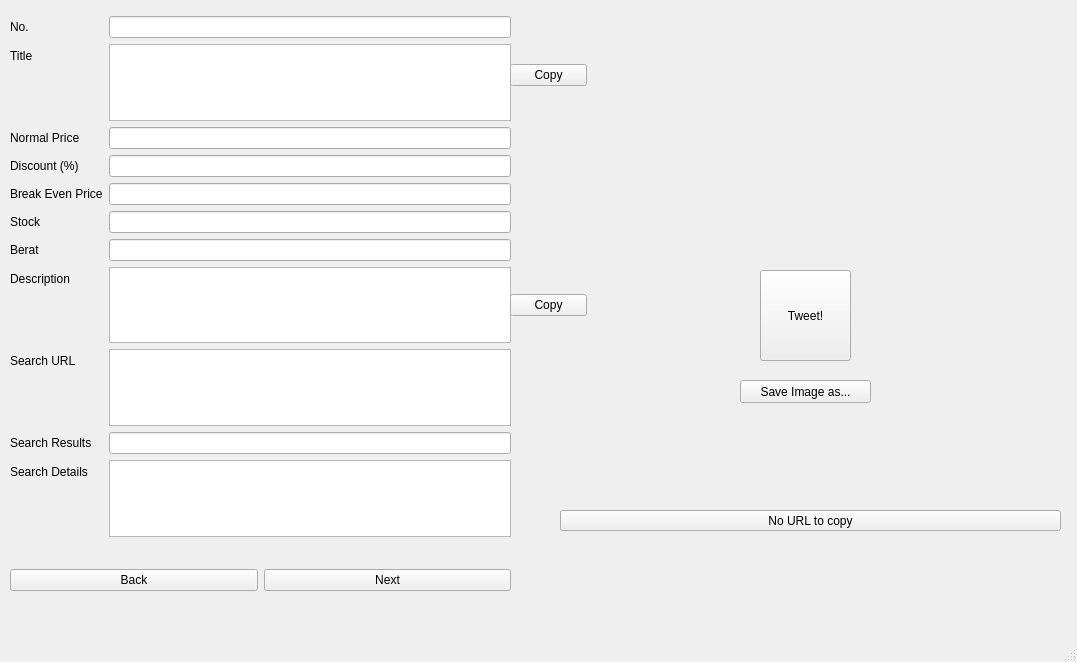
<?xml version="1.0" encoding="UTF-8"?>
<ui version="4.0">
 <class>MainWindow</class>
 <widget class="QMainWindow" name="MainWindow">
  <property name="geometry">
   <rect>
    <x>0</x>
    <y>0</y>
    <width>1077</width>
    <height>662</height>
   </rect>
  </property>
  <property name="windowTitle">
   <string>Price Comparator by Donny Marthen Sitompul</string>
  </property>
  <widget class="QWidget" name="centralwidget">
   <widget class="QWidget" name="formLayoutWidget">
    <property name="geometry">
     <rect>
      <x>10</x>
      <y>16</y>
      <width>501</width>
      <height>521</height>
     </rect>
    </property>
    <layout class="QFormLayout" name="formLayout">
     <item row="0" column="0">
      <widget class="QLabel" name="label">
       <property name="text">
        <string>No.</string>
       </property>
      </widget>
     </item>
     <item row="0" column="1">
      <widget class="QLineEdit" name="nomorLE"/>
     </item>
     <item row="1" column="0">
      <widget class="QLabel" name="label_2">
       <property name="text">
        <string>Title</string>
       </property>
      </widget>
     </item>
     <item row="2" column="0">
      <widget class="QLabel" name="label_3">
       <property name="text">
        <string>Normal Price</string>
       </property>
      </widget>
     </item>
     <item row="2" column="1">
      <widget class="QLineEdit" name="normalPriceLE"/>
     </item>
     <item row="4" column="0">
      <widget class="QLabel" name="label_4">
       <property name="text">
        <string>Discount (%)</string>
       </property>
      </widget>
     </item>
     <item row="4" column="1">
      <widget class="QLineEdit" name="discLE"/>
     </item>
     <item row="5" column="0">
      <widget class="QLabel" name="label_5">
       <property name="text">
        <string>Break Even Price</string>
       </property>
      </widget>
     </item>
     <item row="5" column="1">
      <widget class="QLineEdit" name="bepLE"/>
     </item>
     <item row="7" column="0">
      <widget class="QLabel" name="label_6">
       <property name="text">
        <string>Stock</string>
       </property>
      </widget>
     </item>
     <item row="7" column="1">
      <widget class="QLineEdit" name="stockLE"/>
     </item>
     <item row="8" column="0">
      <widget class="QLabel" name="label_11">
       <property name="text">
        <string>Berat</string>
       </property>
      </widget>
     </item>
     <item row="8" column="1">
      <widget class="QLineEdit" name="beratLE"/>
     </item>
     <item row="9" column="0">
      <widget class="QLabel" name="label_7">
       <property name="text">
        <string>Description</string>
       </property>
      </widget>
     </item>
     <item row="9" column="1">
      <widget class="QTextEdit" name="descTE"/>
     </item>
     <item row="10" column="0">
      <widget class="QLabel" name="label_8">
       <property name="text">
        <string>Search URL</string>
       </property>
      </widget>
     </item>
     <item row="10" column="1">
      <widget class="QTextEdit" name="searchURLTE"/>
     </item>
     <item row="11" column="0">
      <widget class="QLabel" name="label_9">
       <property name="text">
        <string>Search Results</string>
       </property>
      </widget>
     </item>
     <item row="11" column="1">
      <widget class="QLineEdit" name="searchResultsLE"/>
     </item>
     <item row="12" column="0">
      <widget class="QLabel" name="label_10">
       <property name="text">
        <string>Search Details</string>
       </property>
      </widget>
     </item>
     <item row="12" column="1">
      <widget class="QTextEdit" name="searchDetailsTE"/>
     </item>
     <item row="1" column="1">
      <widget class="QTextEdit" name="titleTE"/>
     </item>
    </layout>
   </widget>
   <widget class="QWidget" name="horizontalLayoutWidget">
    <property name="geometry">
     <rect>
      <x>10</x>
      <y>540</y>
      <width>501</width>
      <height>80</height>
     </rect>
    </property>
    <layout class="QHBoxLayout" name="horizontalLayout_2">
     <item>
      <widget class="QPushButton" name="backBtn">
       <property name="text">
        <string>Back</string>
       </property>
      </widget>
     </item>
     <item>
      <widget class="QPushButton" name="nextBtn">
       <property name="text">
        <string>Next</string>
       </property>
      </widget>
     </item>
    </layout>
   </widget>
   <widget class="QLabel" name="imgLabel">
    <property name="geometry">
     <rect>
      <x>576</x>
      <y>12</y>
      <width>551</width>
      <height>511</height>
     </rect>
    </property>
    <property name="text">
     <string/>
    </property>
   </widget>
   <widget class="QPushButton" name="saveImageBtn">
    <property name="geometry">
     <rect>
      <x>740</x>
      <y>380</y>
      <width>131</width>
      <height>23</height>
     </rect>
    </property>
    <property name="text">
     <string>Save Image as...</string>
    </property>
   </widget>
   <widget class="QPushButton" name="copyLibrariURLBtn">
    <property name="geometry">
     <rect>
      <x>560</x>
      <y>510</y>
      <width>501</width>
      <height>21</height>
     </rect>
    </property>
    <property name="text">
     <string>No URL to copy</string>
    </property>
   </widget>
   <widget class="QPushButton" name="tweetBtn">
    <property name="geometry">
     <rect>
      <x>760</x>
      <y>270</y>
      <width>91</width>
      <height>91</height>
     </rect>
    </property>
    <property name="text">
     <string>Tweet!</string>
    </property>
    <property name="icon">
     <iconset>
      <normaloff>../sellermizanmucom/4cc23e28035d3bef286c29139319c044--twitter-icon-icons.jpg</normaloff>../sellermizanmucom/4cc23e28035d3bef286c29139319c044--twitter-icon-icons.jpg</iconset>
    </property>
   </widget>
   <widget class="QWidget" name="verticalLayoutWidget">
    <property name="geometry">
     <rect>
      <x>510</x>
      <y>40</y>
      <width>77</width>
      <height>71</height>
     </rect>
    </property>
    <layout class="QVBoxLayout" name="verticalLayout">
     <item>
      <widget class="QPushButton" name="copyTitleBtn">
       <property name="text">
        <string>Copy</string>
       </property>
      </widget>
     </item>
    </layout>
   </widget>
   <widget class="QWidget" name="verticalLayoutWidget_2">
    <property name="geometry">
     <rect>
      <x>510</x>
      <y>270</y>
      <width>77</width>
      <height>71</height>
     </rect>
    </property>
    <layout class="QVBoxLayout" name="verticalLayout_2">
     <item>
      <widget class="QPushButton" name="copyDescBtn">
       <property name="text">
        <string>Copy</string>
       </property>
      </widget>
     </item>
    </layout>
   </widget>
   <widget class="QLabel" name="totalRowsLbl">
    <property name="geometry">
     <rect>
      <x>10</x>
      <y>0</y>
      <width>501</width>
      <height>16</height>
     </rect>
    </property>
    <property name="text">
     <string/>
    </property>
   </widget>
  </widget>
  <widget class="QMenuBar" name="menubar">
   <property name="geometry">
    <rect>
     <x>0</x>
     <y>0</y>
     <width>1077</width>
     <height>21</height>
    </rect>
   </property>
  </widget>
  <widget class="QStatusBar" name="statusbar"/>
 </widget>
 <resources/>
 <connections/>
</ui>
